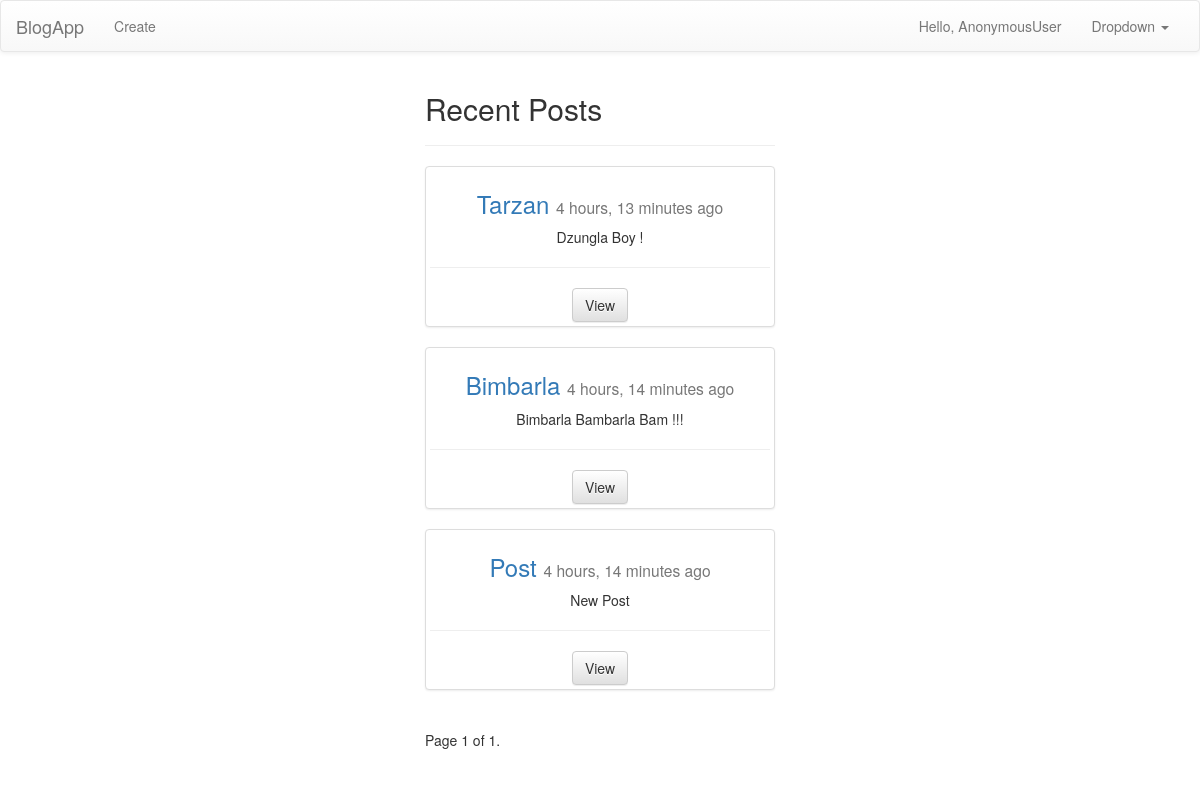
The app's page /, older data.
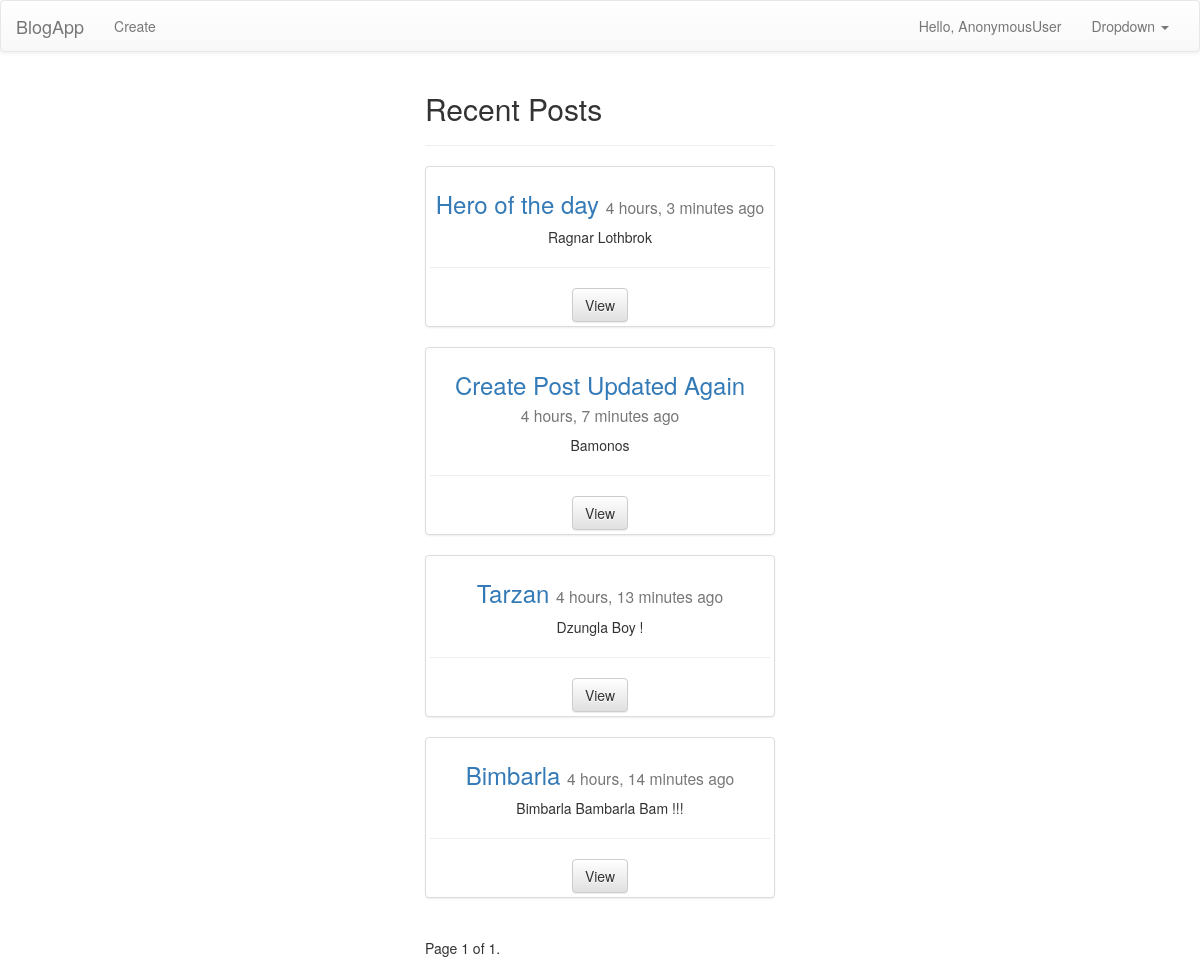
The same page, newer data.
### posts/models.py (models this page shows, shortened)
class Post(models.Model):
	title = models.CharField(max_length=333)
	image = models.ImageField(upload_to=upload_location,
			null=True,
			blank=True,
			width_field="width_field",
			height_field="height_field")
	height_field = models.IntegerField(default=0)
	width_field = models.IntegerField(default=0)
	content = models.TextField()
	updated = models.DateTimeField(auto_now=True, auto_now_add=False)
	timestamp = models.DateTimeField(auto_now=False, auto_now_add=True)
	class Meta:
		ordering = ['-timestamp', '-updated']
	def get_absolute_url(self):
		return reverse("posts:detail", kwargs={'id': self.id})

### posts/views.py (the view)
# urls.py: url(r'^$', listView, name="list"),
def listView(request):
	queryset = Post.objects.all()
	paginator = Paginator(queryset, 5)
	page_request_var = "page"
	page = request.GET.get(page_request_var)
	try:
		queryset = paginator.page(page)
	except PageNotAnInteger:
		queryset = paginator.page(1)
	except EmptyPage:
		queryset = paginator.page(paginator.num_pages)
	context = {
		"posts": queryset,
		"page_request_var": page_request_var
	}
	return render(request, "list_view.html", context)

### templates/list_view.html (shortened to what this page needs)
{% extends "base.html" %}
{% block content %}
	<div class="col-sm-4 col-sm-offset-4">
	<h2>Recent Posts</h2>
	<hr/>
	{% for post in posts %}
		<div class="thumbnail text-center">
		<h3><a href="{{ post.get_absolute_url }}">{{ post.title }}</a> <small> {{ post.timestamp|timesince }} ago</small></h3>
		<p>{{ post.content }}</p>
		<hr/>
		<a class="btn btn-default" href="{{ post.get_absolute_url }}">View</a>
		</div>
	{% endfor %}
	<div class="pagination">
    <span class="step-links">
        <span class="current">
            Page {{ posts.number }} of {{ posts.paginator.num_pages }}.
        </span>
    </span>
	</div>
	</div>
{% endblock content %}

### templates/base.html (shortened to what this page needs)
{% load staticfiles %}
<!DOCTYPE html>
<html>
<head>
	<link rel="stylesheet" href="https://maxcdn.bootstrapcdn.com/bootstrap/3.3.6/css/bootstrap.min.css">
	<link rel="stylesheet" href="https://maxcdn.bootstrapcdn.com/bootstrap/3.3.6/css/bootstrap-theme.min.css">
	<link rel="stylesheet" type="text/css" href="{% static 'css/base.css' %}">
</head>
<body>
	{% include 'navbar.html' %}
	<div class="container">
	{% block content %}
	{% endblock content %}
	</div>
</body>
</html>

### templates/navbar.html (shortened to what this page needs)
<nav class="navbar navbar-default">
  <div class="container-fluid">
    <div class="navbar-header">
      <a class="navbar-brand" href="{% url 'posts:list' %}">BlogApp</a>
    </div>
    <div id="navbar" class="navbar-collapse collapse">
      <ul class="nav navbar-nav">
        <li><a href="{% url 'posts:create' %}">Create</a></li>
      </ul>
      <ul class="nav navbar-nav navbar-right">
      {% if request.user %}
      <li><a href="">Hello, {{ request.user }}</a></li>
      {% endif %}
      <li class="dropdown">
          <a href="#" class="dropdown-toggle" data-toggle="dropdown" role="button" aria-haspopup="true" aria-expanded="false">Dropdown <span class="caret"></span></a>
        </li>
      </ul>
    </div>
  </div>
</nav>

Row changes from the older to the newer data that the page shows:
removed Post: title "Post", timestamp "4 hours, 14 minutes", content "New Post"
added Post: title "Hero of the day", timestamp "4 hours, 3 minutes", content "Ragnar Lothbrok"
added Post: title "Create Post Updated Again", timestamp "4 hours, 7 minutes", content "Bamonos"
